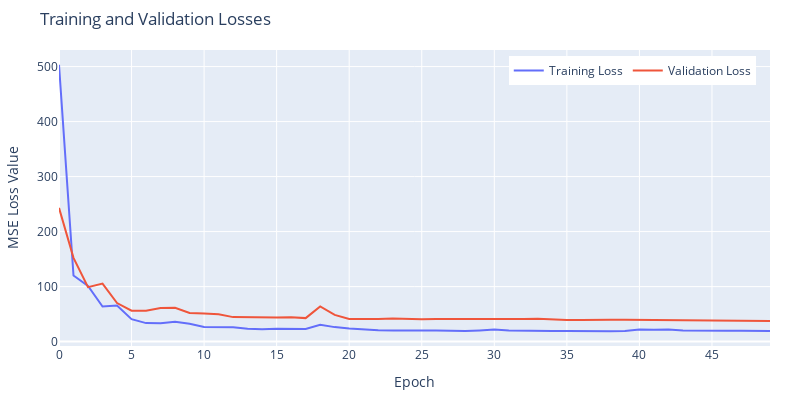

Notebook cell for this chart:
### Code cell
plotLosses(train_history.history["loss"], train_history.history["val_loss"])

### Figure 1 — Plotly figure (JSON) as saved in the notebook; plotly's stock layout.template omitted (floating-point values rounded to 4 significant figures; data arrays with more than 128 entries replaced by an {"elided": "..."} marker saying what was removed)
{"data": [{"mode": "lines", "name": "Training Loss", "type": "scatter", "x": [0, 1, 2, 3, 4, 5, 6, 7, 8, 9, 10, 11, 12, 13, 14, 15, 16, 17, 18, 19, 20, 21, 22, 23, 24, 25, 26, 27, 28, 29, 30, 31, 32, 33, 34, 35, 36, 37, 38, 39, 40, 41, 42, 43, 44, 45, 46, 47, 48, 49], "y": {"elided": "200 float values"}}, {"mode": "lines", "name": "Validation Loss", "type": "scatter", "x": [0, 1, 2, 3, 4, 5, 6, 7, 8, 9, 10, 11, 12, 13, 14, 15, 16, 17, 18, 19, 20, 21, 22, 23, 24, 25, 26, 27, 28, 29, 30, 31, 32, 33, 34, 35, 36, 37, 38, 39, 40, 41, 42, 43, 44, 45, 46, 47, 48, 49], "y": {"elided": "200 float values"}}], "layout": {"height": 400, "legend": {"orientation": "h", "x": 0.98, "xanchor": "right", "y": 0.98, "yanchor": "top"}, "margin": {"b": 30, "l": 40, "r": 30, "t": 50}, "title": {"text": "Training and Validation Losses"}, "width": 800, "xaxis": {"title": {"text": "Epoch"}}, "yaxis": {"title": {"text": "MSE Loss Value"}}}}
